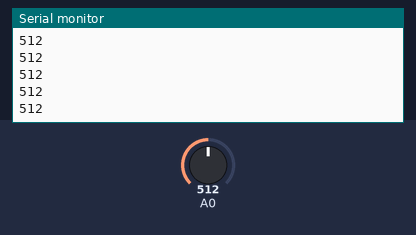
Simulated run of this sketch. Board: Arduino Uno, built with avr-gcc and run on an emulated ATmega328P. On the bench: the last lines printed to the serial monitor. Inputs (shaded band) come from the test bench; at power-on: A0 = 512.

Above: at 1.2 s.
1.3 s: A0 set to 716
At 1.9 s:
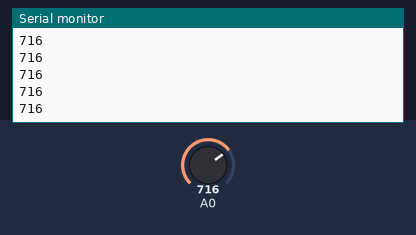
2.8 s: A0 set to 900
At 3.7 s:
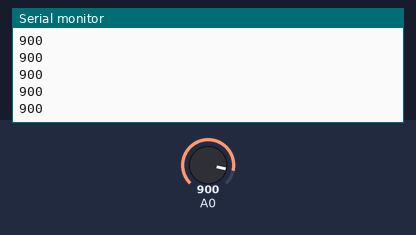
Timing chart, 0 to 5.8 s (numbered marks = the images above; inputs shaded):
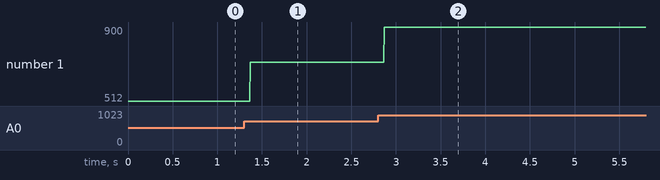

The sketch:

LDR_Reading.ino
```cpp
// Formula : V0 = V1[R2/(R1+R2)]
// LDR Max Resistance : 19.5K (20K)

int reading = 0;
int resistance = 0;

void setup() {
  // put your setup code here, to run once:
  pinMode(A0, INPUT);
  Serial.begin(9600);
}

void loop() {
  // put your main code here, to run repeatedly:
  reading = analogRead(A0);
  // reading = 1023 - reading; // For LDR being second, and resistor being first.
  Serial.println(reading);
}
```

Measured:
- after the input at 1.3 s, the serial monitor: prints a new line after 0.07 s (image 1)
- after the input at 2.8 s, the serial monitor: prints a new line after 0.07 s (image 2)
- plotted number 1: 512 → 716 after the input at 1.3 s, 716 → 900 after the input at 2.8 s
